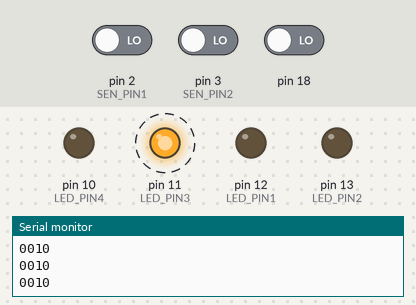
Bench run of a sketch on a simulated Arduino Uno, built with avr-gcc and run on an emulated ATmega328P. On the bench: output pins drawn as LEDs (lit = HIGH), the last lines printed to the serial monitor. Dashed ring = blinking. Inputs (shaded band) come from the test bench; at power-on: pin 2 (SEN_PIN1) LOW, pin 3 (SEN_PIN2) LOW, pin 18 LOW.

Above: at 1.2 s.
1.3 s: pin 2 (SEN_PIN1) driven HIGH
At 2.4 s:
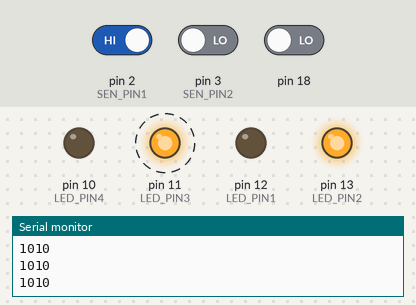
4.3 s: pin 3 (SEN_PIN2) driven HIGH
At 5.4 s:
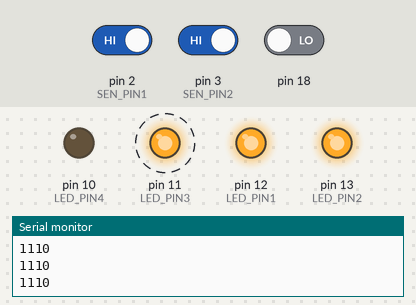
7.3 s: pin 18 driven HIGH
At 8.25 s:
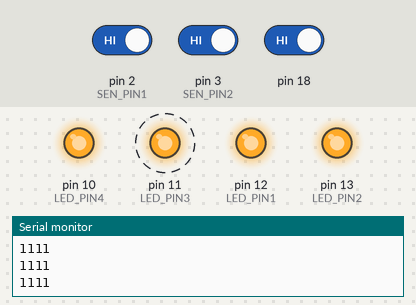
10.3 s: pin 2 (SEN_PIN1) driven LOW
At 11.3 s:
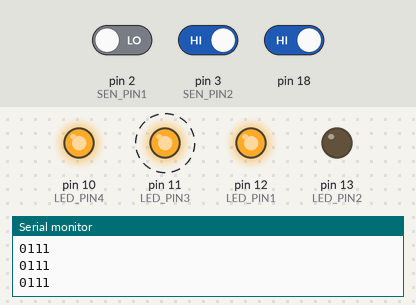
13.3 s: pin 3 (SEN_PIN2) driven LOW
At 14.25 s:
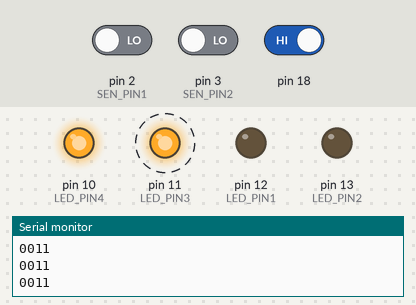
16.3 s: pin 2 (SEN_PIN1) driven HIGH
At 17.4 s:
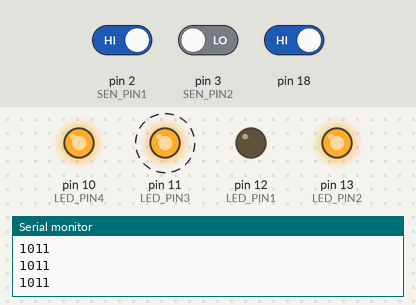
Timing chart, 0 to 20.3 s (numbered marks = the images above; inputs shaded):
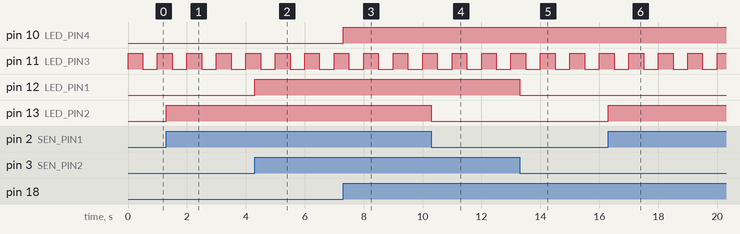

Measured:
- after the input at 1.3 s, pin 13 (LED_PIN2): LOW → HIGH at once
- after the input at 4.3 s, pin 12 (LED_PIN1): LOW → HIGH at once
- after the input at 7.3 s, pin 10 (LED_PIN4): LOW → HIGH at once
- after the input at 10.3 s, pin 13 (LED_PIN2): HIGH → LOW at once
- after the input at 13.3 s, pin 12 (LED_PIN1): HIGH → LOW at once
- after the input at 16.3 s, pin 13 (LED_PIN2): LOW → HIGH at once
- by itself, pin 11 (LED_PIN3): alternates HIGH for 0.50 s and LOW for 0.50 s

The sketch:

sit315_task_m1_t4d1.ino
```cpp
// In order to convert an analog input to an LOW/HIGH value and utilise
// interrupts I have set an additional Arduino board to perform the conversion.
// The second Arduino board simply takes the value from the photoresistor and
// changes it to a HIGH state value if over 100 and LOW state if under


// Set labels for pins
const uint8_t SEN_PIN1 = 2;
const uint8_t SEN_PIN2 = 3;
const uint8_t LED_PIN1 = 12;
const uint8_t LED_PIN2 = 13;
const uint8_t LED_PIN3 = 11;
const uint8_t LED_PIN4 = 10;

// Set variable to record input state
volatile uint8_t sensor1State = LOW;
volatile uint8_t sensor2State = LOW;
volatile uint8_t timerState = LOW;
volatile uint8_t pcintState = LOW;


void setup()
{
  noInterrupts();
  // Set pins as input or output
  pinMode(SEN_PIN1, INPUT);
  pinMode(SEN_PIN2, INPUT);
  pinMode(LED_PIN1, OUTPUT);
  pinMode(LED_PIN2, OUTPUT);
  pinMode(LED_PIN3, OUTPUT);
  pinMode(LED_PIN4, OUTPUT);

  // Turn on Port C for Pin Change Interrupt
  PCICR |= 0b00000010;
  // Turn on PCINT12 (PC4), physical pin 27
  PCMSK1 |= 0b00010000;

  // Set an interrupt to occur when a change is detected
  attachInterrupt(digitalPinToInterrupt(SEN_PIN1), pin1_ISR, CHANGE);
  attachInterrupt(digitalPinToInterrupt(SEN_PIN2), pin2_ISR, CHANGE);
  // Begin recording serial
  Serial.begin(9600);
  // Start internal timer interrupt
  startTimer();
  interrupts();
}

void loop()
{
  // Display variable in serial monitor
  // Serial.println("Sensor1 - Sensor2 - Timer - PCINT");
  Serial.print(sensor1State);
  Serial.print(sensor2State);
  Serial.print(timerState);
  Serial.print(pcintState);
  Serial.println();
  delay(10);
}

void startTimer(){
  noInterrupts();

  // Clear registers
  TCCR1A = 0;
  TCCR1B = 0;
  TCNT1 = 0;

  // Set timer compare based on a frequench of 2MHz
  // and a prescaler of 1024
  OCR1A = ((16000000/2)/1024);
  // Prescaler 1024
  TCCR1B |= (1 << CS12) | (1 << CS10);
  // Enable Timer1 compare Interrupt
  TIMSK1 |= (1 << OCIE1A);
  // CTC
  TCCR1B |= (1 << WGM12);

  interrupts();
}

void pin1_ISR()
{
  // Set input value to variable
  sensor1State = digitalRead(SEN_PIN1);
  // Change LED based on state
  digitalWrite(LED_PIN2, sensor1State);
}
void pin2_ISR()
{
  // Set input value to variable
  sensor2State = digitalRead(SEN_PIN2);
  // Change LED based on state
  digitalWrite(LED_PIN1, sensor2State);
}

ISR(TIMER1_COMPA_vect)
{
  // Turn LED on/off when timer interrupt is called
  timerState = !timerState;
  digitalWrite(LED_PIN3, timerState);
}

ISR(PCINT1_vect)
{
  // Turn LED on/off when Pin Change Interrupt is called
  pcintState = !pcintState;
  digitalWrite(LED_PIN4, pcintState);
}
```
